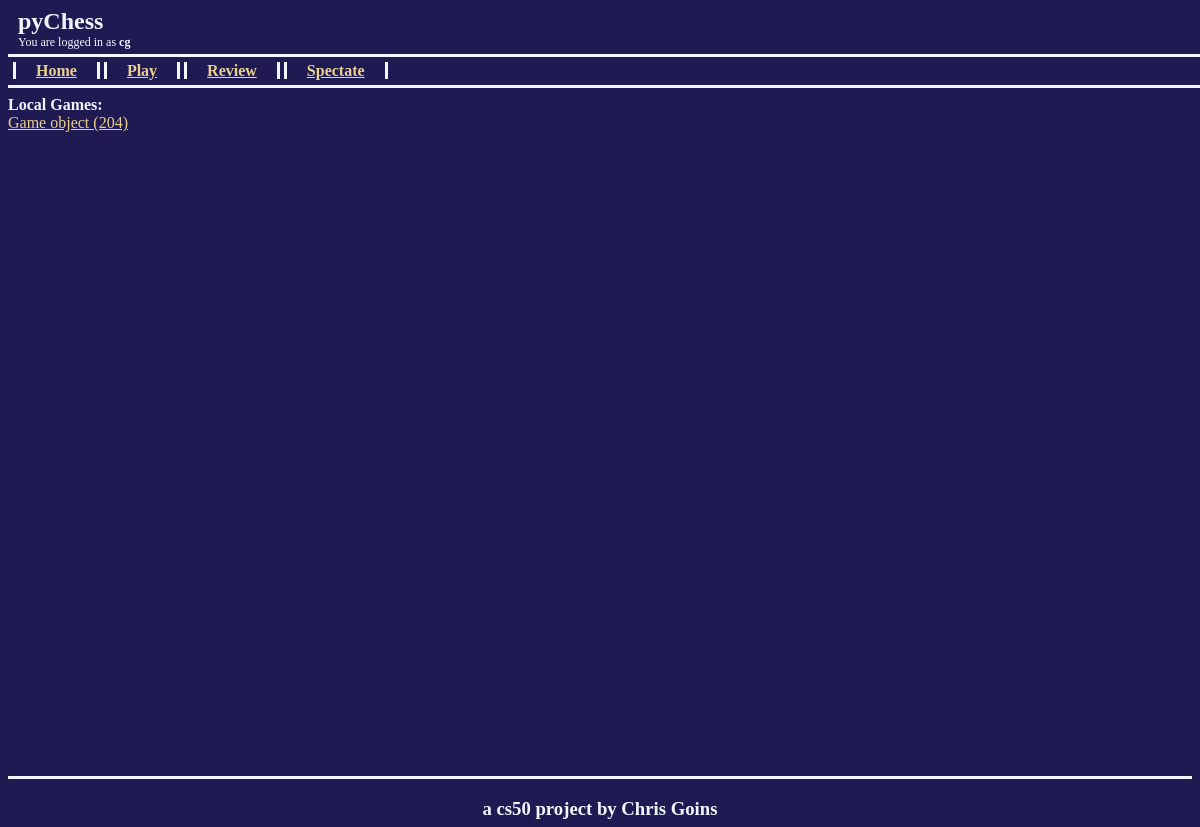
/ (signed in), run on an earlier commit of the app's database.
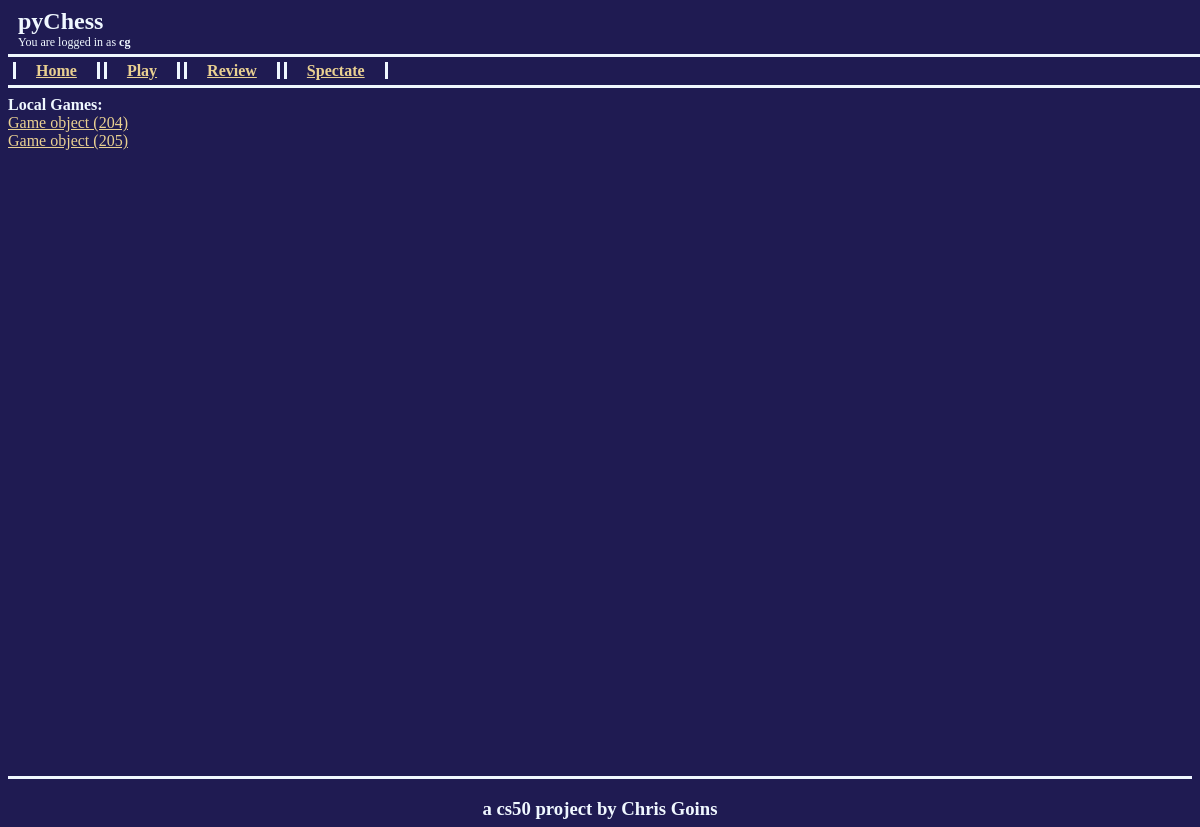
And on a later commit of the database.
### pychess/models.py (models this page shows)
class Game(models.Model):
    roomCode = models.CharField(max_length=6, unique=True, null=True, blank=True)
    player1 = models.ForeignKey(User, on_delete=models.CASCADE, related_name="player1")
    player2 = models.ForeignKey(User, on_delete=models.CASCADE, related_name="player2", null=True, blank=True)
    isActive = models.BooleanField()
    winner = models.ForeignKey(User, on_delete=models.CASCADE, related_name="winner", null=True, blank=True)

### pychess/views.py (the view)
# urls.py: path("", views.index, name="index"),
def index(request):
    localGames = Game.objects.filter(player1 = request.user, player2 = request.user)
    return render(request, 'pychess/index.html', {'localGames':localGames})

### pychess/templates/pychess/index.html (shortened to what this page needs)
{% extends "pychess/layout.html" %}
{% block body %}
    {% if localGames %}
        <Strong>Local Games: </Strong>
        <br>
        {% for game in localGames %}
            <a href="{% url 'localGame' %}?room={{game.roomCode}}">{{ game }}</a><br>
        {% endfor %}
    {% else %}
        No Active Games
    {% endif %}
{% endblock %}

What changed in the data, as far as the page shows it:
added Game: id "Game object (205)"
